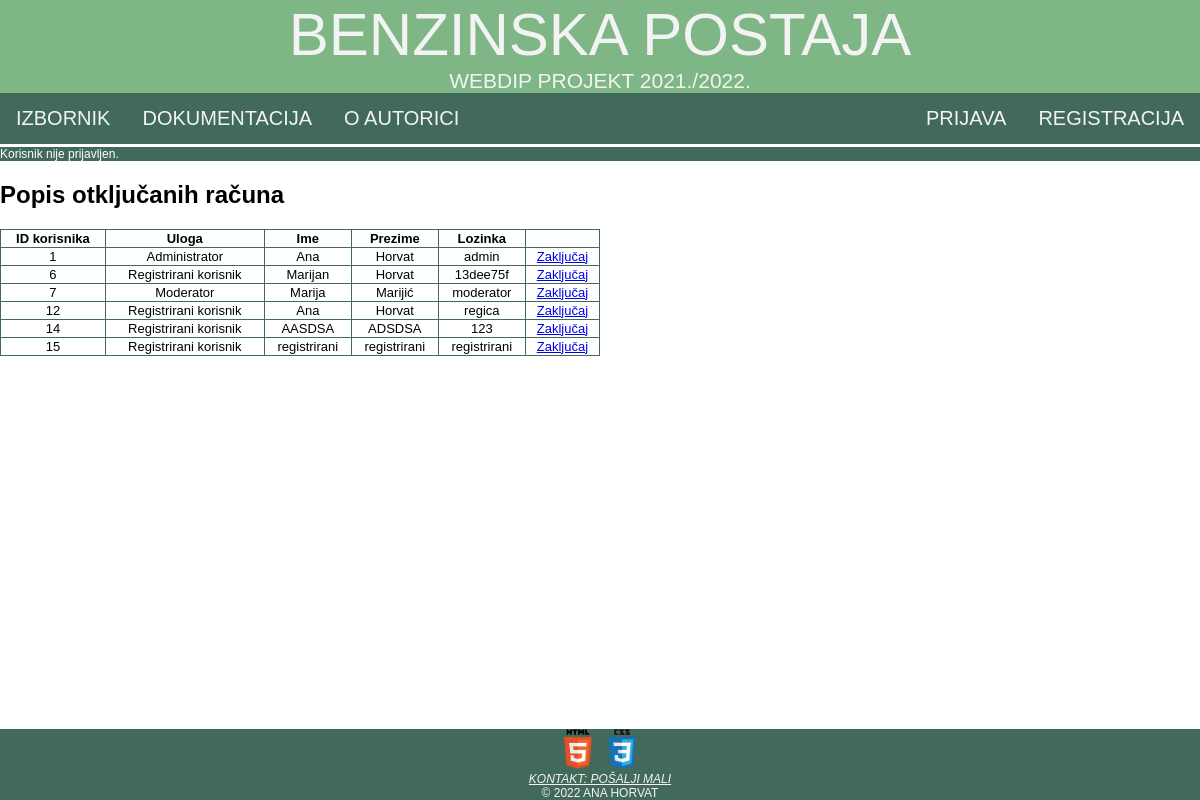
Page /zakljucajRacun.php on the committed database.
### tables this page shows
CREATE TABLE `korisnik` (
  `id_korisnika` int(11) NOT NULL,
  `id_uloge` int(11) NOT NULL,
  `ime` varchar(45) NOT NULL,
  `prezime` varchar(45) NOT NULL,
  `godina_rodenja` int(11) NOT NULL,
  `korisnicko_ime` varchar(45) NOT NULL,
  `lozinka` varchar(45) NOT NULL,
  `lozinka_sha256` varchar(45) NOT NULL,
  `email` varchar(45) NOT NULL,
  `broj_telefona` varchar(45) NOT NULL,
  `datum_registracije` date NOT NULL,
  `status` tinyint(1) NOT NULL,
  `broj_neuspjesnih_prijava` int(11) NOT NULL,
  `uvjeti_koristenja` varchar(45) NOT NULL,
  `aktivacijski_kod` varchar(45) NOT NULL
);

### class/baza.class.php (called while the page is built, shortened)
<?php
class Baza {
    private $veza = null;
    function spojiDB() {
        $this->veza = new mysqli(self::server, self::korisnik, self::lozinka, self::baza);
        $this->veza->set_charset("utf8");
        return $this->veza;
    }
    function selectDB($upit) {
        $rezultat = $this->veza->query($upit);
        return $rezultat;
    }
}
?>

### zakljucajRacun.php (the view, shortened to what this page needs)
<?php
$adresa = $_SERVER["HTTP_HOST"] . $_SERVER["REQUEST_URI"];
require("./class/baza.class.php");
$baza = new Baza();
$upit = "SELECT id_korisnika, id_uloge, ime, prezime, lozinka FROM korisnik WHERE status = 1";
$baza->spojiDB();
$rezultat = $baza->selectDB($upit);
$tablica = "<table style='width:50%'><tr><th>ID korisnika</th><th>Uloga</th><th>Ime</th><th>Prezime</th><th>Lozinka</th></tr>\n";
while (list($id_korisnika,$id_uloge,$ime,$prezime,$lozinka) = $rezultat->fetch_array()){
    switch($id_uloge){
        case 1:
            $id_uloge = "Administrator";
            break;
        case 2:
            $id_uloge = "Moderator";
            break;
        case 3:
            $id_uloge = "Registrirani korisnik";
            break;
    }
    $tablica.= "<tr><td>$id_korisnika</td><td>$id_uloge</td><td>$ime</td><td>$prezime</td><td>$lozinka</td><td><a href='zakljucajKorisnika.php?id=$id_korisnika'>Zaključaj</a></tr>\n";
}
$tablica.= "</table>\n";
?>
<!DOCTYPE html>
<html>
<head>
    <link rel="stylesheet" href="./css/ahorvat3.css" type="text/css">
</head>
<body>
    <header id="zaglavlje">
        <a class="naslov" href="./index.php">Benzinska postaja</a>
        <br>
        <a class="opis">WebDiP projekt 2021./2022.</a>
    </header>
    <nav>
        <ul id="navigacija">
            <li class="lijevo"><a href="izbornik.php">Izbornik</a></li>
            <li class="lijevo"><a href="dokumentacija.html">Dokumentacija</a></li>
            <li class="lijevo"><a href="o_autoru.html">O autorici</a></li>
            <li class="desno"><a href="registracija.php">Registracija</a></li>
            <li class="desno"><a href="./prijava.php">Prijava</a></li>
        </ul>
    </nav>
    <?php
    if (isset($_SESSION['korisnik'])) {
        echo "<a id=\"prijavljenkor\" href=\"odjava.php\">Trenutno ste prijavljeni kao korisnik $_SESSION[korisnik]. Kliknite ovdje za odjavu.</a>";
    } else {
        echo "<a id=\"prijavljenkor\">Korisnik nije prijavljen.</a>";
    }
    ?>
    <h2>Popis otključanih računa</h2>
    <?php
        echo $tablica;
    ?>
    <br><br>
    <div id="greske">
    </div>
    <footer id="podnozje">
        <a href="https://validator.w3.org/check?uri=<?php echo $adresa ?>" target="_blank"><img class="validacija" src="./materijali/HTML5.png" alt="HTML5 validacija"></a>
        <a href="https://jigsaw.w3.org/css-validator/validator?uri=<?php echo $adresa ?>" target="_blank"> <img class="validacija" src="./materijali/CSS3.png" alt="CSS3 validacija"></a>
        <address>
            <a href="mailto:ahorvat3@foi.hr">Kontakt: pošalji mali</a>
        </address>
        <a>&copy; 2022 Ana Horvat</a>
    </footer>
</body>
</html>

### css/ahorvat3.css (style rules this page uses)
html { font-family: 'Trebuchet MS', 'Lucida Sans Unicode', 'Lucida Grande', 'Lucida Sans', Arial, sans-serif; background-color: #FFFFFF; }
body { width: 100%; margin: 0em; padding: 0em; height: 100%; }
#zaglavlje { background-color: #7FB685; text-align: center; color: #F3F3F3; text-transform: uppercase; }
.naslov { font-size: 60px; text-decoration: none; color: #F3F3F3; }
.opis { font-size: 21px; }
#navigacija { list-style-type: none; margin: 0; padding: 0; overflow: hidden; background-color: #426A5A; }
#navigacija li.lijevo { float: left; }
#navigacija li.desno { float: right; }
#navigacija li a { display: block; color: #F3F3F3; text-align: center; padding: 14px 16px; text-decoration: none; text-transform: uppercase; font-size: 20px; }
#podnozje { font-size: 12px; background-color: #426A5A; text-align: center; color: #F3F3F3; text-transform: uppercase; text-decoration: none; position: fixed; bottom: 0; width: 100%; }
#podnozje a { color: #F3F3F3; }
.validacija { height: 40px; width: 40px; }
#greske { color: #EF6F6C; margin: auto; width: 25%; padding: 10px; text-align: left; }
.lijevo { text-align: left; }
#prijavljenkor { border-top-color: white; border-top-style: solid; display: block; background-color: #426A5A; color:white; text-decoration: none; text-align: left; font-size: 12px; }
table, th, td { border: 1px solid #426A5A ; border-collapse: collapse; text-align: center; font-size: small; }

### rows in the picture
korisnik: id_korisnika "1", id_uloge "Administrator", ime "Ana", prezime "Horvat", lozinka "admin"
korisnik: id_korisnika "6", id_uloge "Registrirani korisnik", ime "Marijan", prezime "Horvat", lozinka "13dee75f"
korisnik: id_korisnika "7", id_uloge "Moderator", ime "Marija", prezime "Marijić", lozinka "moderator"
korisnik: id_korisnika "12", id_uloge "Registrirani korisnik", ime "Ana", prezime "Horvat", lozinka "regica"
korisnik: id_korisnika "14", id_uloge "Registrirani korisnik", ime "AASDSA", prezime "ADSDSA", lozinka "123"
korisnik: id_korisnika "15", id_uloge "Registrirani korisnik", ime "registrirani", prezime "registrirani", lozinka "registrirani"
